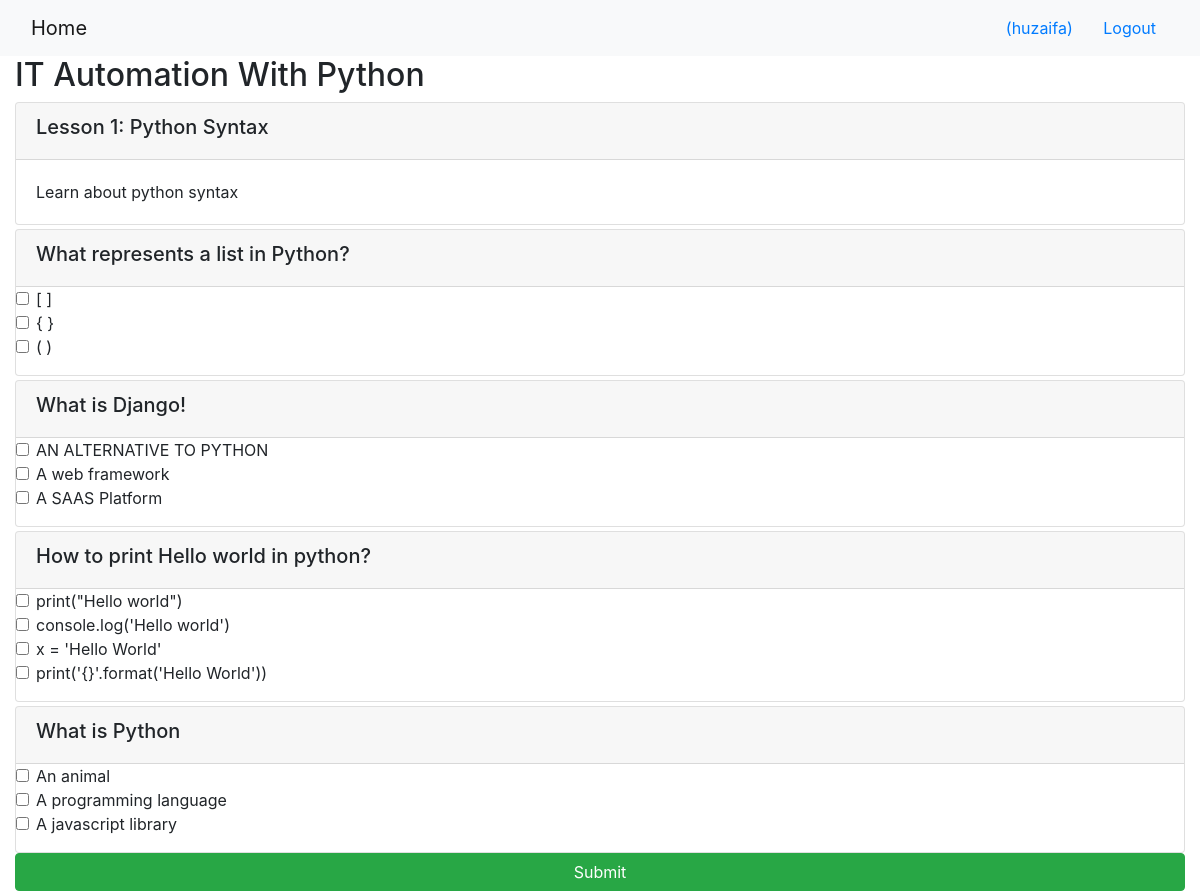
The app's page /onlinecourse/2/ (signed in) with its own data.
### onlinecourse/models.py (models this page shows, shortened)
class Course(models.Model):
    name = models.CharField(null=False, max_length=30, default='online course')
    image = models.ImageField(upload_to='course_images/')
    description = models.CharField(max_length=1000)
    pub_date = models.DateField(null=True)
    instructors = models.ManyToManyField(Instructor)
    users = models.ManyToManyField(settings.AUTH_USER_MODEL, through='Enrollment')
    total_enrollment = models.IntegerField(default=0)
    is_enrolled = False

class Lesson(models.Model):
    title = models.CharField(max_length=200, default="title")
    order = models.IntegerField(default=0)
    course = models.ForeignKey(Course, on_delete=models.CASCADE)
    content = models.TextField()

class Question(models.Model):
    lesson = models.ForeignKey(to=Lesson, on_delete=models.CASCADE)
    question_text = models.CharField(max_length=1000, default='What is Django!')
    question_mark = models.IntegerField(default=2)
    course = models.ForeignKey(Course, on_delete=models.CASCADE)

class Choice(models.Model):
    choice_text = models.CharField(max_length=200)
    choice_qs = models.ForeignKey(Question, on_delete=models.CASCADE)
    is_correct =  models.BooleanField(default=False)

### onlinecourse/views.py (the view)
# urls.py: path('<int:pk>/', views.CourseDetailView.as_view(), name='course_details'),
class CourseDetailView(generic.DetailView):
    model = Course
    template_name = 'onlinecourse/course_detail_bootstrap.html'

### onlinecourse/templates/onlinecourse/course_detail_bootstrap.html (shortened to what this page needs)
<!DOCTYPE html>
<html lang="en">
<head>
     {% load static %}
    <link rel="stylesheet" href="https://maxcdn.bootstrapcdn.com/bootstrap/4.5.2/css/bootstrap.min.css">
</head>
<body>
    <nav class="navbar navbar-light bg-light">
        <div class="container-fluid">
            <div class="navbar-header">
                  <a class="navbar-brand" href="{% url 'onlinecourse:index' %}">Home</a>
            </div>
            <ul class="nav navbar-nav navbar-right">
                {% if user.is_authenticated %}
                <li>
                    <a class="btn btn-link" href="#">{{ user.first_name }}({{ user.username }})</a>
                    <a class="btn btn-link" href="{% url 'onlinecourse:logout' %}">Logout</a>
                </li>
                {% endif %}
            </ul>
        </div>
    </nav>
    <div class="container-fluid">
            <h2>{{ course.name }}</h2>
            <div class="card-columns-vertical">
                {% for lesson in course.lesson_set.all %}
                    <div class="card mt-1">
                        <div class="card-header"><h5>Lesson {{lesson.order|add:1}}: {{lesson.title}}</h5></div>
                        <div class="card-body">{{lesson.content}}</div>
                    </div>
                {% endfor %}
            </div>
            {% if user.is_authenticated %}
            <form id="questionform" action="{% url 'onlinecourse:submit' course.id %}" method="post">
                {% for question in course.question_set.all %}
                        <div class="card mt-1">
                            <div class="card-header"><h5>{{ question.question_text}}</h5></div>
                            <div class="form-group">
                               {% for choice in question.choice_set.all %}
                                <div class="form-check">
                                    <label class="form-check-label">
                                        <input type="checkbox" name="choice_{{choice.id}}"
                                               class="form-check-input" id="{{choice.id}}"
                                               value="{{choice.id}}">{{ choice.choice_text }}
                                    </label>
                                </div>{% endfor %}
                            </div>
                        </div>{% endfor %}
                    <input class="btn btn-success btn-block" type="submit" value="Submit">
            </form>
    </div>
{% endif %}
</body>
</html>

### records on screen
Course: name "IT Automation With Python"
Lesson: order|add "1", title "Python Syntax", content "Learn about python syntax"
Question: question_text "What represents a list in Python?"
Choice: choice_text "[ ]"
Choice: choice_text "{ }"
Choice: choice_text "( )"
Question: question_text "What is Django!"
Choice: choice_text "AN ALTERNATIVE TO PYTHON"
Choice: choice_text "A web framework"
Choice: choice_text "A SAAS Platform"
Question: question_text "How to print Hello world in python?"
Choice: choice_text "print(\"Hello world\")"
Choice: choice_text "console.log('Hello world')"
Choice: choice_text "x = 'Hello World'"
Choice: choice_text "print('{}'.format('Hello World'))"
Question: question_text "What is Python"
Choice: choice_text "An animal"
Choice: choice_text "A programming language"
Choice: choice_text "A javascript library"

### other values on screen
{{ user.username }} "huzaifa"
